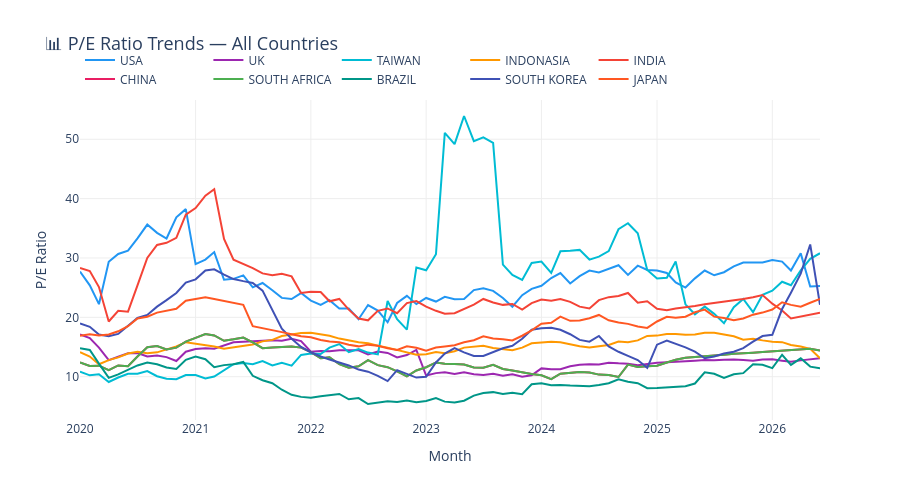

This figure's notebook cell:
### Markdown cell above
## 8. 📊 P/E Ratio Comparison — All Countries

### Code cell
fig = go.Figure()
for country in COUNTRIES:
    df = combined[country].dropna(subset=['P/E'])
    fig.add_trace(go.Scatter(
        x=df['Month'],
        y=df['P/E'],
        name=country,
        line=dict(color=COUNTRY_COLORS[country], width=2),
        mode='lines'
    ))

fig.update_layout(
    title=dict(text='📊 P/E Ratio Trends — All Countries', font=dict(size=18)),
    xaxis_title='Month',
    yaxis_title='P/E Ratio',
    height=500,
    hovermode='x unified',
    legend=dict(orientation='h', yanchor='bottom', y=1.02),
    plot_bgcolor='rgba(0,0,0,0)',
    yaxis=dict(gridcolor='#eee'),
    xaxis=dict(gridcolor='#eee')
)
fig.show()
